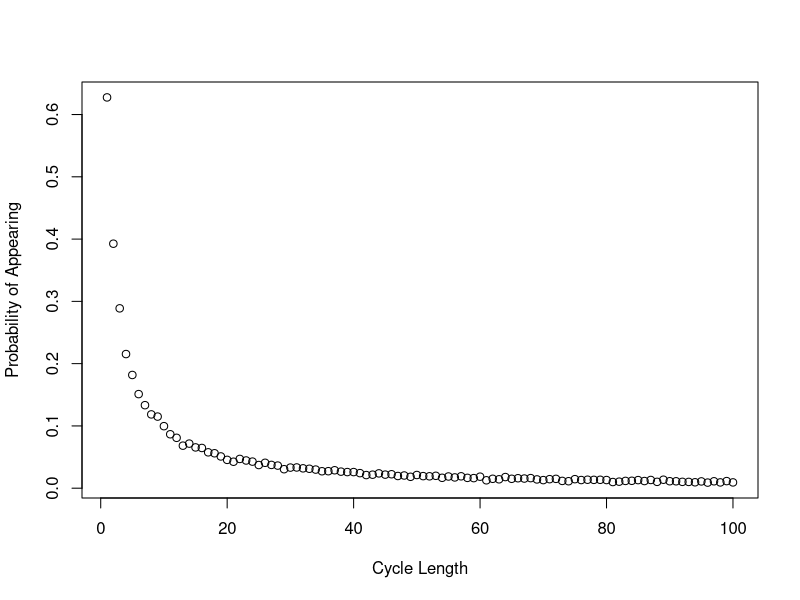

Generate this figure with R:
# Aidan Garrity (s1997567), Eleni Michaelidou (s2226022), Meshari Alrafidi (s2319759)

# Address of githup repo: https://github.com/MeshariAlrafidi/StatProgrammingProj2.git

# Brief description of what each team member contributed to the project:

# Proportion of the work was undertaken by each team member: 
# Aidan Garrity: dloop final version, plotting, strategy 3, dloop explanations
# Eleni Michaelidou: strategy_selection function, following_numbers function, Pone, Pall, example code, Pall explanations
# Meshari Alrafidi: previous iterations of dloop, explanations 


# -------------------- Overview of the code --------------------

# In this code we implement a stochastic simulation to investigate the following
# probability puzzle: 2n prisoners are given a natural number to identify them.
# They enter a room with 2n boxes, each box containing a number inside it and a
# number on it's lid. The prisoners' goal is to select the box with their number
# in it. They are allowed to choose a maximum of n boxes.

# Three strategies are simulated here:
#   Strategy 1: A prisoner selects the box with their number on the lid. 
#               If the number of the card inside the lid, k, is not their number,
#               they go to box k and open it. They continue doing this until they
#               either have found their number or have chosen n boxes.
#   Strategy 2: The prisoner starts from a randomly selected box and then repeats
#               the steps in strategy 1.
#   Strategy 3: n boxes are checked randomly.

# If all prisoners succeed in finding their number, they are all released.

# The prisoner who attempted to find their number is not allowed to communicate
# with prisoners yet to have their go. After each prisoner’s go, the room is
# returned exactly to its original state.

# One of the above strategies has a surprisingly high probability of allowing 
# all prisoners to go free (all prisoners find their number).

# -------------------------------------------------------------


Pone <- function(n, k, strategy, nreps=10000){
  # This function estimates the probability a single prisoner succeeding in finding their number.
  # Input:  n: the maximum number of boxes the prisoner is allowed to open.
  #         k: the prisoner’s number.
  #         strategy: which strategy to implement {1,2,3}.
  #         nreps (10000 by default): the number of iterations of the simulations
  #                                   to run (in order to estimate the probability)
  # Output: prob: probability of a single prisoner succeeding in finding their
  #               number under the given strategy.
  
  # Apply function "strategy_selection" to estimate the individual success
  # probability under the given strategy.
  prob <- strategy_selection(n, k, strategy, nreps)
  
  return(prob)
}

Pall <- function(n, strategy, nreps=10000){
  # This function estimates the probability of all prisoners finding their numbers.
  # Input:  n: the maximum number of boxes a prisoner is allowed to open.
  #         strategy: which strategy to implement {1,2,3}.
  #         nreps (10000 by default): the number of iterations of the simulations
  #                                   to run (in order to estimate the probability).
  # Output: prob: probability of all prisoners succeeding in finding their number.
  
  # Assigning a unique prisoner number to each of the 2n prisoners.
  prisoners <- c(1:(2*n))
  
  # Apply function "strategy_selection" to estimate the joint success probability
  # under the given strategy.
  prob <- strategy_selection(n, prisoners, strategy, nreps)
  
  return(prob)
}


strategy_selection <- function(n, prisoners, strategy, nreps){
  # This function is responsible for calling the corresponding function for
  # estimating probability based on the given strategy. It returns the probability
  # derived from the given strategy.
  # Input:  n: the maximum number of boxes a prisoner is allowed to open.
  #         prisoners: a vector of prisoners' numbers
  #                    (It can be a vector length 1 -> prisoners = the prisoner's number k (call from Pone function)
  #                    or a vector length 2n -> all prisoners' number (call from Pall function).
  #         strategy: which strategy to implement {1,2,3}.
  #         nreps: the number of iterations of the simulations to run (in order
  #                to estimate the probability).
  # Output: prob: probability of success derived from the given strategy.
  
  if (strategy == 1) {
    
    # The prisoner(s) select(s) the box with their number on the lid as their first box.
    initial_box <- prisoners
    
    # Apply function "following_numbers" to estimate the success probability
    # under strategy 1 (initial_box = prisoners number).
    prob <- following_numbers(n, prisoners, initial_box, nreps)
    
  }
  else if (strategy == 2) {
    
    # The prisoner(s) select(s) the first box randomly.
    # Two prisoners can start from the same box (replace = TRUE)
    initial_box <- sample(1:(2*n), size=length(prisoners), replace = TRUE)
    
    # Apply function "following_numbers" to estimate the success probability
    # under strategy 2 (initial_box = randomly selected).
    prob <- following_numbers(n, prisoners, initial_box, nreps)
    
  }
  else if (strategy == 3){
    
    # Apply function "picking_randomly" to estimate the success probability under strategy 3.
    prob <- picking_randomly(n, prisoners, nreps)
    
  }
  return(prob)
}


following_numbers <- function(n, prisoners, initial_box, nreps){
  # This function estimates the probability of the prisoner(s) succeeding in finding their number.
  # (Each) prisoner opens boxes by following the numbers on the card within the boxes, entering a closed loop.
  # Input:  n: the maximum number of boxes the prisoner is allowed to open.
  #         prisoners: prisoners' numbers.
  #         initial_box: box number that (each) prisoner will open first.
  #         nreps: the number of iterations of the simulations to run (in order to estimate the probability)
  # Output: prob: the probability of (all) the prisoner(s) succeeding in finding
  #               their number, by opening up to n boxes in a closed loop.
  
  
  # success_simulation represents the number of simulations all prisoners (participating in the experiment) find their boxes.
  # Initialization of "success_simulation".
  success_simulation <- 0  
  
  
  # Running the experiment nreps times (nreps simulations).
  for (i in 1:nreps){
    
    # boxes_found represents the number of prisoners found their boxes in each simulation.
    # Reset of "boxes_found" in each simulation.
    boxes_found <- 0 
    
    # Assign numbers (1 to 2*n) randomly within the 2*n boxes before starting the experiment.
    # Random placement of numbers within the boxes in each simulation.
    boxes <- sample(1:(2*n), 2*n, replace=FALSE)
    
    # Loop through the prisoners vector (all prisoners try to find their box).
    for (k in 1:length(prisoners)){
      
      # Boolean to terminate the run of a single simulation if one prisoner fails finding their number.
      prisoner_succ <- FALSE
      
      # Initial box for the prisoner running the experiment.
      next_box <- initial_box[k]

      # The prisoner repeat the process of opening boxes until they have either found the card
      # with their number on it (break the loop) or opened n boxes without finding it.
      for (trial in 1:n){
        
        # Exit the loop when the prisoner finds the card with their number in the boxes.
        if (boxes[next_box] == prisoners[k]){
          
          # counter increases by 1, since the prisoner running the experiment succeeds in finding their number. 
          boxes_found <- boxes_found + 1
          
          # Set to TRUE since the prisoner found their number.
          prisoner_succ <- TRUE
          break
          
        }else{
          
          # The prisoner goes to the next box, by following the card number. 
          next_box = boxes[next_box]
        }
      }
      
      # Exit the loop when one prisoner fails in finding their box.
      # prisoner_succ will be FALSE only if a prisoner fails to find their number in the boxes.
      if (!(prisoner_succ)){
        break
      }
    }
    
    # A simulation is successful if all prisoners participating in the experiment find their number.
    if (boxes_found == length(prisoners)){
      success_simulation <- success_simulation + 1
    }
  }
  
  # probability of success (the prisoner(s) succeed(s) in finding their number).
  prob = success_simulation / nreps # number of successful simulations / total number of simulations.
  
  return(prob)
}


picking_randomly <- function(n, prisoners, nreps){
  # This function estimates the probability of the prisoner(s) succeeding in finding their number.
  # (Each) prisoner opens n boxes at random, checking each card for their number.
  # Input:  n: number of boxes (each) prisoner opens.
  #         prisoners: prisoners' numbers.
  #         nreps: the number of iterations of the simulations to run (in order
  #                to estimate the probability)
  # Output: prob: the probability of (all) the prisoner(s) succeeding in finding
  #               their number, by opening n boxes randomly.
  
  
  # success_simulation represents the number of simulations all prisoners (participating in the experiment) finding their boxes.
  # Initialization of "success_simulation"
  success_simulation <- 0  
  
  # Running the experiment nreps times (nreps simulations).
  for (i in 1:nreps){
    
    # boxes_found represents the number of prisoners found their boxes in each simulation.
    # Reset of "boxes_found" in each simulation.
    boxes_found <- 0 
    
    # Loop through the prisoners vector (all prisoners try to find their box).
    for (k in 1:length(prisoners)){
      
      # Boolean to terminate the run of a single simulation if one prisoner fails finding their number.
      prisoner_succ <- FALSE
      
      # we create 2n boxes, n of which can be opened.
      boxes <- sample(1:(2*n), n)
      
      # if the prisoner's number is in the randomly selected boxes... 
      if (k %in% boxes){
        
        # counter increases by 1, since the prisoner running the experiment succeeds in finding their number. 
        boxes_found <- boxes_found + 1
        
        # Set to TRUE since the prisoner found their number.
        prisoner_succ <- TRUE
      }
      
      # Exit the loop when one prisoner fails in finding their box.
      # prisoner_succ will be FALSE only if a prisoner fails to find their number in the boxes.
      if (!(prisoner_succ)){
        break
      }
    }
    
    # A simulation is successful if all prisoners participating in the experiment find their box.
    if (boxes_found == length(prisoners)){
      success_simulation <- success_simulation + 1
    }
  }
  
  # probability of success (the prisoner(s) succeed(s) in finding their number).
  prob = success_simulation / nreps # number of successful simulations / total number of simulations.
  
  return(prob)
}


# ---------- Example code ----------

# ---- Individual success probability ---- 

# Prisoner with the number 4 tries to find their number (k = 4)

# Example estimating the individual success probability under Strategy 1, n =5 (nreps = 10000 by default)
Pone(n = 5, k = 4 , strategy = 1)

# Example estimating the individual success probability under Strategy 1, n =50 (nreps = 10000 by default)
Pone(n = 50, k = 4, strategy = 1)

# Example estimating the individual success probability under Strategy 2, n =5 (nreps = 10000 by default)
Pone(n = 5, k = 4, strategy = 2)

# Example estimating the individual success probability under Strategy 2, n =50 (nreps = 10000 by default)
Pone(n = 50, k = 4, strategy = 2)

# Example estimating the individual success probability under Strategy 3, n =5 (nreps = 10000 by default)
Pone(n = 5, k = 4, strategy = 3)

# Example estimating the individual success probability under Strategy 3, n =50 (nreps = 10000 by default)
Pone(n = 50, k = 4, strategy = 3)

# Computing the individual success probability under strategies 1 and 3 for a different number of 
# boxes (2n boxes): n = 5, and n = 50, the probability of success is close to 1/2
# (opening up to n of the 2n boxes (half of the boxes) randomly => P(success) = 1/2).

# On the other hand, the individual success probability under strategy 2
# for n = 5 and n = 50 is less than or equal to the prob. of success under strategies 1 and 3.

# ---- Joint success probability ----

# Example estimating the joint success probability under Strategy 1, n =5 (nreps = 10000 by default)
Pall(n = 5, strategy = 1)

# Example estimating the joint success probability under Strategy 1, n =50 (nreps = 10000 by default)
Pall(n = 50, strategy = 1)

# Example estimating the joint success probability under Strategy 2, n =5 (nreps = 10000 by default)
Pall(n = 5, strategy = 2)

# Example estimating the joint success probability under Strategy 2, n =50 (nreps = 10000 by default)
Pall(n = 50, strategy = 2)

# Example estimating the joint success probability under Strategy 3, n =5 (nreps = 10000 by default)
Pall(n = 5, strategy = 3)

# Example estimating the joint success probability under Strategy 3, n =50 (nreps = 10000 by default)
Pall(n = 50, strategy = 3)

# Computing the joint success probability under strategy 1 for a different number of boxes (2n boxes):
# n = 5, and n = 50, the probability of success is close to 35% and 31% respectively.
# On the other hand, the joint probability under strategies 2 and 3 for a different
# number of boxes (2n boxes): n = 5 and n = 50 is close to 0.

# So, what is surprising is that it is more likely that 100 (n = 50) prisoners
# will release (all prisoners find their number) under Strategy 1
# than even 10 (n = 5) prisoners open boxes under Strategies 2 and 3.

# Strategy 1 has a surprisingly high probability of allowing all prisoners to go free.

# -----

# Given that each box is a part of a closed loop and each prisoner starts at the
# box with their number on it, the prisoner will succeed if their number is a part 
# of a loop with length no longer than n, and that is because each prisoner can
# open up to n of the 2n boxes. The probability of success for prisoners who their
# box are included in the same cycle (loop) are not independent, since if a
# prisoner succeed to find their box, then all prisoners on that loop will find
# their box with the same probability.

# We also know that the "the prisoner is not allowed to communicate with prisoners yet to have their go".
# In addition, under strategy 3, each prisoner opens n boxes randomly. 
# So, the probability of success for each prisoner is independent.
# Individual success probability under Strategy 3 = 1/2  and attempts are 
# independent => P((2n) prisoners succeed)) = (1/2)^(2n)
# Running the code for n = 5 and and n = 50, we find that:
# n=50: P(100 prisoners succeed) = (1/2)^100  = close to 0.
# Even for small n: e.g. n = 5: P(10 prisoners succeed) = (1/2)^10 = extremely small.



dloop <- function(n, nreps){
  # This function estimates the probability that a cycle of any length will occur 
  # in a permutation of length 2n.
  # Input: n: The size of the permutation to be considered (i.e. number of prisoners, so 2n boxes are considered)
  #        nreps: The amount of simulations to be run to estimate the probability vector.
  # Output: a vector of length 2n where the ith entry is the estimated probability
  #         that a cycle of length i will occur in a randomly generated permutation of length 2n.
  # Runtime: O(n * nreps)
  
  # Tracker for all cycles found.
  totalcount <- rep(0, 2*n)
  
  # Running nreps simulations.
  for (rep in 1:nreps){
    
    # Generating the boxes and cards for this simulation.
    boxes <- sample(1:(2*n))
    # Tracker for the cycles of this loop only.
    loopcount <- rep(0, 2*n)
    # Vector containing which boxes have NOT been opened
    left_to_check <- 1:(2*n)
    
    # Starting with the first box, checking all boxes for a cycle.
    # After a box has been found to be part of a cycle, it is removed from left_to_check.
    i<-1
    while (length(left_to_check) > 0) {
      
      # counter tracks the length of the current cycle.
        counter <- 1
      # j is a placeholder for opening the next box in a cycle.
        j <- i
      # tracking which boxes were part of this cycle, to be removed from left_to_check
        checked <- c()
      # iterating over all boxes in a cycle, incrementing the counter and updating the checked boxes list.
        while(i != boxes[j]){
          counter <- counter + 1
          checked <- c(checked, j)
          j <- boxes[j]
        }
        
        checked <- c(checked, j)
        
        # Indicating that a cycle of length counter was found
        # To instead enumerate all cycles in the boxes, this can be changed to 
        # loopcount[counter] <- loopcount[counter] + 1
        loopcount[counter] <- 1
        
        # Removing the checked boxes.
        left_to_check <- left_to_check[-match(checked, left_to_check)]
       
    # Setting the next box to start with for the next cycle. 
      i <- left_to_check[1]
  
    }
    
    totalcount <- totalcount + loopcount
  }
  
  return(totalcount / nreps)
}

plot(dloop(50,10000), xlab = 'Cycle Length', ylab = 'Probability of Appearing')

# IMPORTANT: The probability of loops larger than 50 appearing are NOT independent events. 
# We cannot take the naive approach and multiply the probability of each cycle 
# length appearing to get the result.
# Instead, we can run many simulations, and for each one track if a long cycle appears.
nreps <- 10000
over50cycles <- 0

# Like running dloop(50, 10000), except at each simulation we track if there were any cycles over 50.
for (i in 1:nreps){
  probs <- dloop(50,1)
  if (1 %in% (probs[51:100]) ){
    over50cycles <- over50cycles + 1
  }
}

none_over_50_prob <- 1 - (over50cycles / nreps)

# Note that the probability of no loop longer than 50 appearing is about the same
# as the probability of all prisoners being freed under strategy 1.
# The difference can be explained by random noise in the box generation.
none_over_50_prob

# End of code
